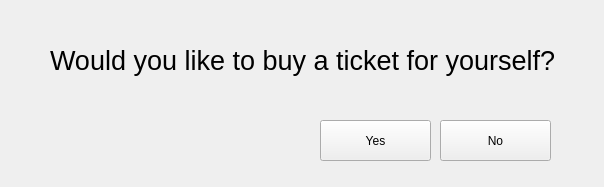
<?xml version="1.0" encoding="UTF-8"?>
<ui version="4.0">
 <class>Form</class>
 <widget class="QWidget" name="Form">
  <property name="geometry">
   <rect>
    <x>0</x>
    <y>0</y>
    <width>604</width>
    <height>187</height>
   </rect>
  </property>
  <property name="windowTitle">
   <string>askBuy</string>
  </property>
  <widget class="QPushButton" name="no">
   <property name="geometry">
    <rect>
     <x>440</x>
     <y>120</y>
     <width>111</width>
     <height>41</height>
    </rect>
   </property>
   <property name="text">
    <string>No</string>
   </property>
  </widget>
  <widget class="QLabel" name="askAniamals">
   <property name="geometry">
    <rect>
     <x>50</x>
     <y>20</y>
     <width>541</width>
     <height>81</height>
    </rect>
   </property>
   <property name="font">
    <font>
     <pointsize>20</pointsize>
    </font>
   </property>
   <property name="text">
    <string>Would you like to buy a ticket for yourself?</string>
   </property>
  </widget>
  <widget class="QPushButton" name="yes">
   <property name="geometry">
    <rect>
     <x>320</x>
     <y>120</y>
     <width>111</width>
     <height>41</height>
    </rect>
   </property>
   <property name="text">
    <string>Yes</string>
   </property>
  </widget>
 </widget>
 <resources/>
 <connections/>
</ui>
